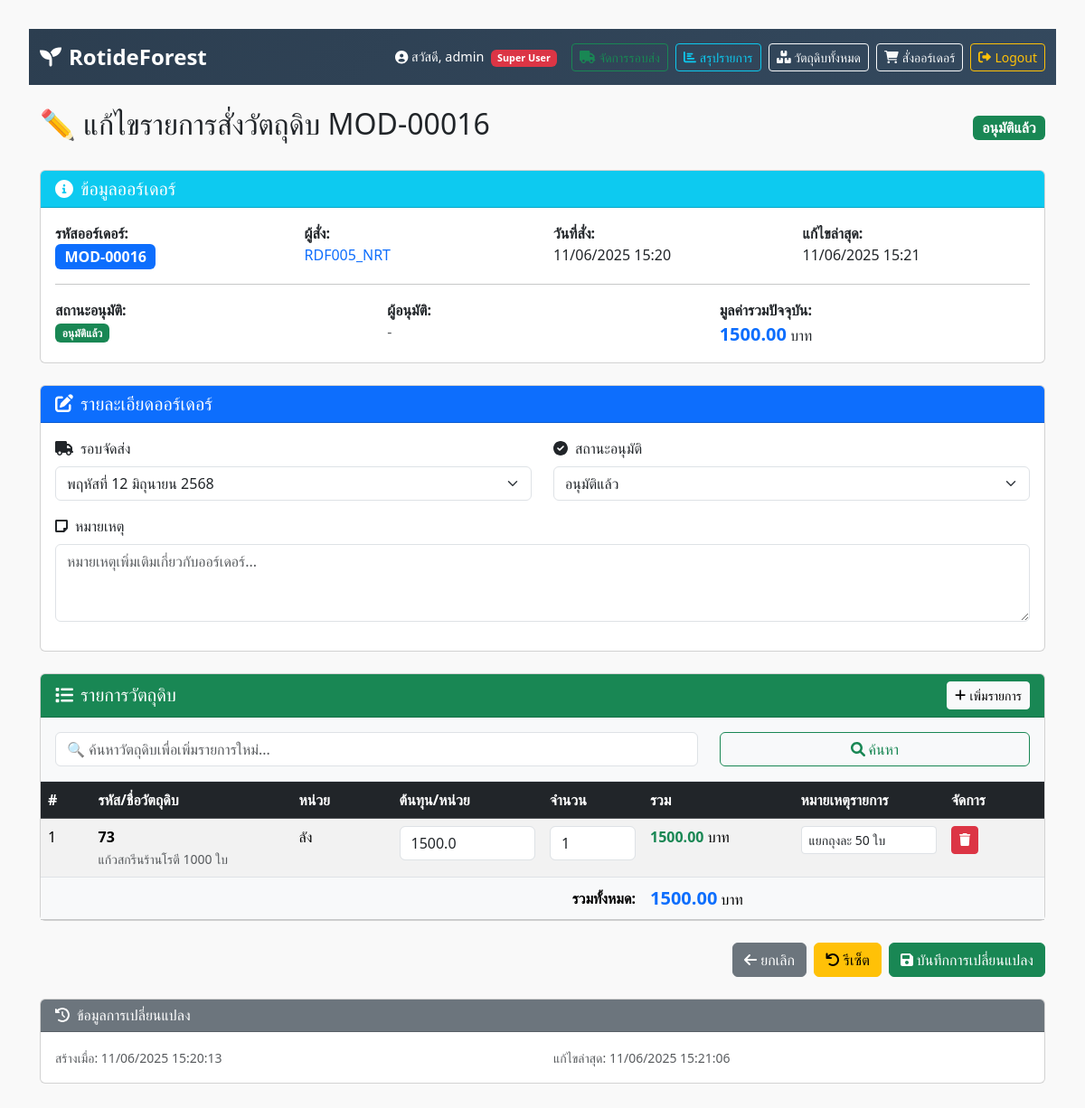
/order/16/edit/ (signed in), run on the app's committed database.
### inventory/models.py (models this page shows, shortened)
class MaterialOrder(models.Model):
    APPROVAL_STATUS_CHOICES = [
        ('pending', 'รออนุมัติ'),
        ('approved', 'อนุมัติแล้ว'),
        ('rejected', 'ไม่อนุมัติ'),
    ]
    quantity = models.IntegerField(default=0, null=True, blank=True)
    total_cost = models.FloatField(default=0, null=True, blank=True)
    ordered_by = models.ForeignKey(User, on_delete=models.CASCADE, verbose_name="ผู้สั่ง")
    created_at = models.DateTimeField(auto_now_add=True, verbose_name="วันที่สั่ง")
    updated_at = models.DateTimeField(auto_now=True)
    note = models.TextField(blank=True, verbose_name="หมายเหตุ")
    delivery_round = models.ForeignKey(
        DeliveryRound,
        on_delete=models.SET_NULL,
        null=True,
        blank=True,
        verbose_name="รอบจัดส่ง"
    )
    approval_status = models.CharField(
        max_length=20,
        choices=APPROVAL_STATUS_CHOICES,
        default='approved',
        verbose_name="สถานะอนุมัติ"
    )
    approved_by = models.ForeignKey(
        User,
        on_delete=models.SET_NULL,
        null=True,
        blank=True,
        related_name='approved_orders',
        verbose_name="ผู้อนุมัติ"
    )
    approved_at = models.DateTimeField(null=True, blank=True, verbose_name="วันที่อนุมัติ")
    class Meta:
        verbose_name = "รายการสั่งซื้อ"
        verbose_name_plural = "รายการสั่งซื้อ"
        ordering = ['-created_at']

class DeliveryRound(models.Model):
    name = models.CharField(max_length=100, verbose_name="ชื่อรอบจัดส่ง")
    description = models.TextField(blank=True, verbose_name="รายละเอียด")
    is_active = models.BooleanField(default=True, verbose_name="เปิดใช้งาน")
    created_at = models.DateTimeField(auto_now_add=True)
    class Meta:
        verbose_name = "รอบจัดส่ง"
        verbose_name_plural = "รอบจัดส่ง"
        ordering = ['name']

class MaterialOrderItem(models.Model):
   order = models.ForeignKey(MaterialOrder, related_name='items', on_delete=models.CASCADE)
   material = models.ForeignKey(MaterialStock, on_delete=models.CASCADE)
   quantity = models.PositiveIntegerField()
   unit_cost = models.FloatField()
   total_cost = models.FloatField()
   note = models.TextField(blank=True, verbose_name="หมายเหตุรายการ")  # Add this

class MaterialStock(models.Model):
    code = models.CharField(max_length=20)
    name = models.CharField(max_length=100)
    barcode = models.CharField(max_length=100)
    cost = models.FloatField()
    avg_cost = models.FloatField()
    unit = models.CharField(max_length=50)
    sale_price = models.FloatField()
    reorder_point = models.IntegerField()
    max_stock = models.IntegerField()
    category = models.CharField(max_length=50)
    updated_at = models.DateTimeField(auto_now=True)
    created_at = models.DateTimeField(auto_now_add=True)

### inventory/views.py (the view, shortened to what this page needs)
# urls.py: path('order/<int:pk>/edit/', views.order_edit, name='order_edit'),
@login_required
def order_edit(request, pk):
    order = get_object_or_404(MaterialOrder, pk=pk)
    if not (request.user == order.ordered_by or request.user.is_staff):
        messages.error(request, 'คุณไม่มีสิทธิ์แก้ไขออร์เดอร์นี้')
        return redirect('home')
    delivery_rounds = DeliveryRound.objects.filter(is_active=True).order_by('name')
    context = {
        'order': order,
        'delivery_rounds': delivery_rounds,
    }
    return render(request, 'inventory/order_edit.html', context)

### inventory/templates/inventory/order_edit.html (shortened to what this page needs)
{% extends 'inventory/base.html' %}
{% block content %}
<div class="d-flex justify-content-between align-items-center mb-4">
  <h2>✏️ แก้ไขรายการสั่งวัตถุดิบ MOD-{{ order.id|stringformat:"05d" }}</h2>
  <div>
    {% if order.approval_status == 'pending' %}
      <span class="badge bg-warning fs-6">รออนุมัติ</span>
    {% elif order.approval_status == 'approved' %}
      <span class="badge bg-success fs-6">อนุมัติแล้ว</span>
    {% elif order.approval_status == 'rejected' %}
      <span class="badge bg-danger fs-6">ไม่อนุมัติ</span>
    {% endif %}
  </div>
</div>
<div class="card mb-4">
  <div class="card-header bg-info text-white">
    <h5 class="mb-0"><i class="fas fa-info-circle me-2"></i>ข้อมูลออร์เดอร์</h5>
  </div>
  <div class="card-body">
    <div class="row">
      <div class="col-md-3">
        <strong>รหัสออร์เดอร์:</strong><br>
        <span class="badge bg-primary fs-6">MOD-{{ order.id|stringformat:"05d" }}</span>
      </div>
      <div class="col-md-3">
        <strong>ผู้สั่ง:</strong><br>
        <span class="text-primary">{{ order.ordered_by.username }}</span>
      </div>
      <div class="col-md-3">
        <strong>วันที่สั่ง:</strong><br>
        {{ order.created_at|date:"d/m/Y H:i" }}
      </div>
      <div class="col-md-3">
        <strong>แก้ไขล่าสุด:</strong><br>
        {{ order.updated_at|date:"d/m/Y H:i" }}
      </div>
    </div>
    <hr>
    <div class="row">
      <div class="col-md-4">
        <strong>สถานะอนุมัติ:</strong><br>
        {% if order.approval_status == 'pending' %}
          <span class="badge bg-warning">รออนุมัติ</span>
        {% elif order.approval_status == 'approved' %}
          <span class="badge bg-success">อนุมัติแล้ว</span>
        {% elif order.approval_status == 'rejected' %}
          <span class="badge bg-danger">ไม่อนุมัติ</span>
        {% endif %}
      </div>
      <div class="col-md-4">
        <strong>ผู้อนุมัติ:</strong><br>
        {% if order.approved_by %}
          {{ order.approved_by.username }}
          {% if order.approved_at %}
            <br><small class="text-muted">{{ order.approved_at|date:"d/m/Y H:i" }}</small>
          {% endif %}
        {% else %}
          <span class="text-muted">-</span>
        {% endif %}
      </div>
      <div class="col-md-4">
        <strong>มูลค่ารวมปัจจุบัน:</strong><br>
        <span class="text-primary fs-5 fw-bold" id="currentTotal">{{ order.total_cost|floatformat:2 }}</span> บาท
      </div>
    </div>
  </div>
</div>
<form method="post" id="orderEditForm">
  <div class="card mb-4">
    <div class="card-header bg-primary text-white">
      <h5 class="mb-0"><i class="fas fa-edit me-2"></i>รายละเอียดออร์เดอร์</h5>
    </div>
    <div class="card-body">
      <div class="row">
        <div class="col-md-6 mb-3">
          <label for="delivery_round" class="form-label">
            <i class="fas fa-truck me-2"></i>รอบจัดส่ง
          </label>
          <select class="form-select" id="delivery_round" name="delivery_round">
            {% for round in delivery_rounds %}
              <option value="{{ round.id }}"
                      {% if order.delivery_round and order.delivery_round.id == round.id %}selected{% endif %}>
                {{ round.name }}
              </option>
            {% endfor %}
          </select>
        </div>
        {% if user.is_staff %}
        <div class="col-md-6 mb-3">
          <label for="approval_status" class="form-label">
            <i class="fas fa-check-circle me-2"></i>สถานะอนุมัติ
          </label>
          <select class="form-select" id="approval_status" name="approval_status">
            <option value="approved" {% if order.approval_status == 'approved' %}selected{% endif %}>อนุมัติแล้ว</option>
          </select>
        </div>
        {% endif %}
        <div class="col-12 mb-3">
          <label for="note" class="form-label">
            <i class="fas fa-sticky-note me-2"></i>หมายเหตุ
          </label>
          <textarea id="note" name="note" class="form-control" rows="3"
                    placeholder="หมายเหตุเพิ่มเติมเกี่ยวกับออร์เดอร์...">{{ order.note }}</textarea>
        </div>
      </div>
    </div>
  </div>
  <div class="card mb-4">
    <div class="card-header bg-success text-white d-flex justify-content-between align-items-center">
      <h5 class="mb-0"><i class="fas fa-list me-2"></i>รายการวัตถุดิบ</h5>
      <button type="button" class="btn btn-light btn-sm" onclick="addNewItem()">
        <i class="fas fa-plus me-1"></i>เพิ่มรายการ
      </button>
    </div>
    <div class="card-body p-0">
      <div class="p-3 bg-light border-bottom">
        <div class="row">
          <div class="col-md-8">
            <input type="text" id="searchBox" class="form-control"
                   placeholder="🔍 ค้นหาวัตถุดิบเพื่อเพิ่มรายการใหม่...">
          </div>
          <div class="col-md-4">
            <button type="button" class="btn btn-outline-success w-100" onclick="toggleSearchResults()">
              <i class="fas fa-search me-1"></i>ค้นหา
            </button>
          </div>
        </div>
      </div>
      <div class="table-responsive">
        <table class="table table-striped table-hover mb-0" id="materialsTable">
          <thead class="table-dark">
            <tr>
              <th width="5%">#</th>
              <th width="20%">รหัส/ชื่อวัตถุดิบ</th>
              <th width="10%">หน่วย</th>
              <th width="15%">ต้นทุน/หน่วย</th>
              <th width="10%">จำนวน</th>
              <th width="15%">รวม</th>
              <th width="15%">หมายเหตุรายการ</th>
              <th width="10%">จัดการ</th>
            </tr>
          </thead>
          <tbody>
            {% for item in order.items.all %}
            <tr data-item-id="{{ item.id }}">
              <td>{{ forloop.counter }}</td>
              <td>
                <strong>{{ item.material.code }}</strong><br>
                <small class="text-muted">{{ item.material.name }}</small>
              </td>
              <td>{{ item.material.unit }}</td>
              <td>
                <input type="number"
                       step="0.01"
                       name="cost_{{ item.id }}"
                       value="{{ item.unit_cost }}"
                       class="form-control item-cost"
                       min="0"
                       onchange="updateItemTotal(this)" readonly>
              </td>
              <td>
                <input type="number"
                       name="qty_{{ item.id }}"
                       value="{{ item.quantity }}"
                       class="form-control item-quantity"
                       min="1"
                       onchange="updateItemTotal(this)">
              </td>
              <td>
                <span class="fw-bold text-success item-total">{{ item.total_cost|floatformat:2 }}</span> บาท
              </td>
              <td>
                <input type="text"
                       name="note_{{ item.id }}"
                       value="{{ item.note|default:'' }}"
                       class="form-control form-control-sm"
                       placeholder="หมายเหตุ...">
              </td>
              <td>
                <button type="button" class="btn btn-danger btn-sm"
                        onclick="removeItem({{ item.id }})"
                        title="ลบรายการ">
                  <i class="fas fa-trash"></i>
                </button>
              </td>
            </tr>
            {% endfor %}
          </tbody>
          <tfoot class="table-light">
            <tr>
              <td colspan="5" class="text-end"><strong>รวมทั้งหมด:</strong></td>
              <td><strong class="text-primary fs-5" id="grandTotal">{{ order.total_cost|floatformat:2 }}</strong> บาท</td>
              <td colspan="2"></td>
            </tr>
          </tfoot>
        </table>
      </div>
    </div>
  </div>
  <div class="d-flex gap-2 justify-content-end">
    <a href="{% url 'home' %}" class="btn btn-secondary">
      <i class="fas fa-arrow-left me-1"></i>ยกเลิก
    </a>
    <button type="button" class="btn btn-warning" onclick="resetForm()">
      <i class="fas fa-undo me-1"></i>รีเซ็ต
    </button>
    <button type="submit" class="btn btn-success">
      <i class="fas fa-save me-1"></i>บันทึกการเปลี่ยนแปลง
    </button>
  </div>
</form>
<div class="card mt-4">
  <div class="card-header bg-secondary text-white">
    <h6 class="mb-0"><i class="fas fa-history me-2"></i>ข้อมูลการเปลี่ยนแปลง</h6>
  </div>
  <div class="card-body">
    <div class="row">
      <div class="col-md-6">
        <small class="text-muted">สร้างเมื่อ: {{ order.created_at|date:"d/m/Y H:i:s" }}</small>
      </div>
      <div class="col-md-6">
        <small class="text-muted">แก้ไขล่าสุด: {{ order.updated_at|date:"d/m/Y H:i:s" }}</small>
      </div>
    </div>
  </div>
</div>
{% endblock %}

### inventory/templates/inventory/base.html (shortened to what this page needs)
<!DOCTYPE html>
<html lang="en">
<head>
    <link href="https://cdn.jsdelivr.net/npm/bootstrap@5.3.2/dist/css/bootstrap.min.css" rel="stylesheet">
</head>
<body>
<nav class="navbar navbar-expand-lg navbar-dark bg-dark mb-4">
  <div class="container-fluid">
    <a class="navbar-brand" href="{% url 'home' %}">
      <i class="fas fa-seedling me-2"></i>RotideForest
    </a>
    <div class="d-flex align-items-center">
      {% if user.is_authenticated %}
        <span class="user-info">
          <i class="fas fa-user-circle"></i>
          สวัสดี, {{ user.username }}
          {% if user.is_superuser %}
            <span class="badge bg-danger ms-1">Super User</span>
          {% elif user.is_staff %}
            <span class="badge bg-warning text-dark ms-1">Staff</span>
          {% endif %}
        </span>
        {% if user.is_superuser %}
          <a href="{% url 'delivery_round_list' %}" class="btn btn-outline-success btn-sm me-2">
            <i class="fas fa-truck me-1"></i>จัดการรอบส่ง
          </a>
        {% endif %}
        {% if user.is_staff %}
          <a href="{% url 'material_summary' %}" class="btn btn-outline-info btn-sm me-2">
            <i class="fas fa-chart-bar me-1"></i>สรุปรายการ
          </a>
        {% endif %}
        {% if request.user.username == 'admin' %}
          <a href="/materials" class="btn btn-outline-light btn-sm me-2">
            <i class="fas fa-boxes me-1"></i>วัตถุดิบทั้งหมด
          </a>
        {% endif %}
        <a href="/order" class="btn btn-outline-light btn-sm me-2">
          <i class="fas fa-shopping-cart me-1"></i>สั่งออร์เดอร์
        </a>
        <form method="post" action="{% url 'logout' %}" style="display: inline;">
          <button type="submit" class="btn btn-outline-warning btn-sm"
                  onclick="return confirm('คุณต้องการออกจากระบบหรือไม่?')">
            <i class="fas fa-sign-out-alt me-1"></i>Logout
          </button>
        </form>
      {% else %}
        <a href="{% url 'login' %}" class="btn btn-outline-light btn-sm">
          <i class="fas fa-sign-in-alt me-1"></i>Login
        </a>
      {% endif %}
    </div>
  </div>
</nav>
<div class="container">
  {% block content %}{% endblock %}
</div>
</body>
</html>

### inventory/templates/inventory/base.html (style rules this page uses)
body { padding: 2rem; background-color: #f9f9f9; }
.navbar-dark { background: linear-gradient(135deg, #2c3e50 0%, #34495e 100%) !important; }
.navbar-brand { font-weight: 700; font-size: 1.5rem; }
.user-info { color: #ffffff; margin-right: 1rem; font-size: 0.9rem; }

### data on the page
MaterialOrder: id "00016", ordered_by.username "RDF005_NRT", created_at "11/06/2025 15:20", updated_at "11/06/2025 15:21", total_cost "1500.00", delivery_round "พฤหัสที่ 12 มิถุนายน 2568", approval_status "อนุมัติแล้ว", created_at "11/06/2025 15:20:13", updated_at "11/06/2025 15:21:06"
MaterialOrderItem: material.code "73", material.name "แก้วสกรีนร้านโรตี 1000 ใบ", material.unit "ลัง", unit_cost "1500.0", quantity "1", total_cost "1500.00", note "แยกถุงละ 50 ใบ"

### other printed values
{{ user.username }} "admin"
